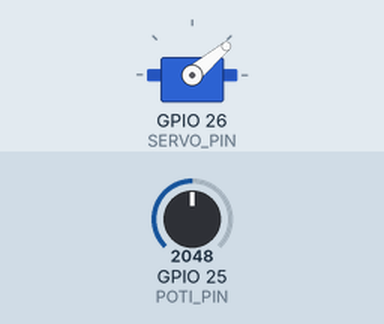
Simulated run of this sketch. Board: ESP32. On the bench: servo. The inputs (shaded band) are chosen by the test bench; at power-on: GPIO 25 (POTI_PIN) = 2048 (analog values on the 0–4095 scale). What the sketch prints to the serial monitor is not drawn.

Above: at 0.79 s.
At 1.5 s:
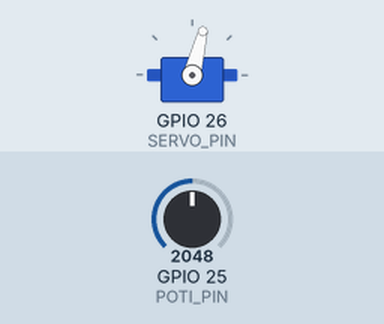
1.6 s: GPIO 25 (POTI_PIN) set to 2866
At 2.02 s:
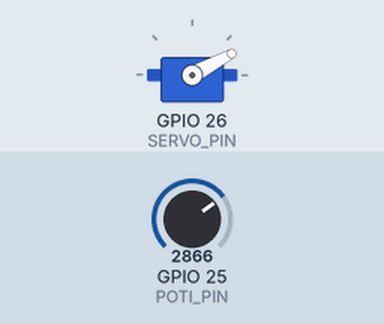
Timing chart, 0 to 11.7 s (numbered marks = the images above; inputs shaded):
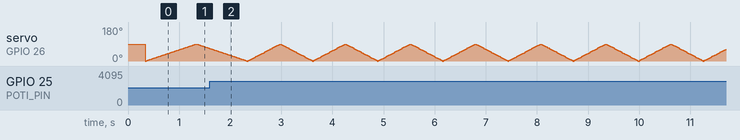

The sketch:

Babyswing.ino
```cpp
// (licence header left out)
#include <Servo.h>

#define SERVO_PIN 26 // ESP32 pin GPIO26 connected to servo motor
#define POTI_PIN 25 // ESP32 pi GPIO25 connect to a potentiometer (connected to ground and 3.3V)

Servo servoMotor;
/* Define delay-limits
     Maximum 3 times per second (0-90) (3 full cycles)
     Minimum 0.25 times per second  (1 quarter cycle)

     1 second has 1000ms
     3 cycles have 6*90=540 steps at 90° max opening angle
     0.25 cycles (1 quarter cycle) has 45 steps...
     At minimum speed 45 steps should be done within 1000ms
     Maximumdelay (Min speed) is therefore: 1000/45=22.222 ~ 22ms

     At full speed 540 steps must be done within 1000ms
     Minimumdelay (Max speed) is therefore: 1000/540=1,8 ~ 2ms

*/
static int MAXANGLE=90; //Maximum angle to open....

static int MINDELAY=2; //see above for calculation
static int MAXDELAY=22; //see above for calculation


void setup() {

  servoMotor.attach(SERVO_PIN);  // attaches the servo on ESP32 pin
  Serial.begin(19200); // Open Serial Output
  analogReadResolution(9); //Resolution of 9 Bits (0-511) instead of the default 12
  Serial.println();
  Serial.println("Babyschaukel v0.1 by Waschi. ;) - 01/2025");
  Serial.println("https://github.com/derco0n/ESPBabySwing");
  Serial.println();
  Herz();
}

int readpoti(){ //read from the Potetiometers analogpin an returns a delay value
  int potivalue=analogRead(POTI_PIN);
  float percentage = 1.0 / 511 * potivalue; // calculate percentage
  int range=MAXDELAY-MINDELAY;
  int calcdelay=(int)(MAXDELAY-(percentage*(float)range)); //calculate delay based on range and Poti-percentage. (Poti left => more delay)
  /*
  //DEBUG
  Serial.print("Current delay is: ");
  Serial.println(calcdelay);
  */

  return calcdelay;
}

void Herz(){
  Serial.println("     ****     ****     ");
  Serial.println("   **    ** **    **   ");
  Serial.println("  **       *       **  ");
  Serial.println("  **               **  ");
  Serial.println("   **  Für        **   ");
  Serial.println("    **           **    ");
  Serial.println("     **    Lea  **     ");
  Serial.println("      **       **      ");
  Serial.println("       **     **       ");
  Serial.println("        **   **        ");
  Serial.println("         ** **         ");
  Serial.println("          ***          ");
  Serial.println("           *           ");
  Serial.println("           ;           ");
  Serial.println("          ;            ");
  Serial.println("          ;            ");
  Serial.println("          ',           ");
  Serial.println("           ;           ");
  Serial.println("          ,'           ");
  Serial.println("          ;            ");
  Serial.println("          ',           ");
  Serial.println("           ',          ");
  Serial.println("            ;          ");
  Serial.println("           '           ");
  Serial.println();
  Serial.println("Sleep well...");
}

void loop() {
  int delaycur=readpoti(); //This takes a few ms, which is why it's not called from within the for-loops. Downside is, that it is getting updated only ofter one half-cycle

  // rotates from 0 degrees to MAXANGLE degrees
  for (int pos = 0; pos <= MAXANGLE; pos += 1) {
    // in steps of 1 degree
    servoMotor.write(pos);
    delay(delaycur); // waits 15ms to reach the position
  }

  delaycur=readpoti(); //This takes a few ms, which is why it's not called from within the for-loops. Downside is, that it is getting updated only ofter one half-cycle

  // rotates back from MAXANGLE degrees to 0 degrees
  for (int pos = MAXANGLE; pos >= 0; pos -= 1) {
    servoMotor.write(pos);
    delay(delaycur); // waits a few ms to reach the position
  }
}
```
